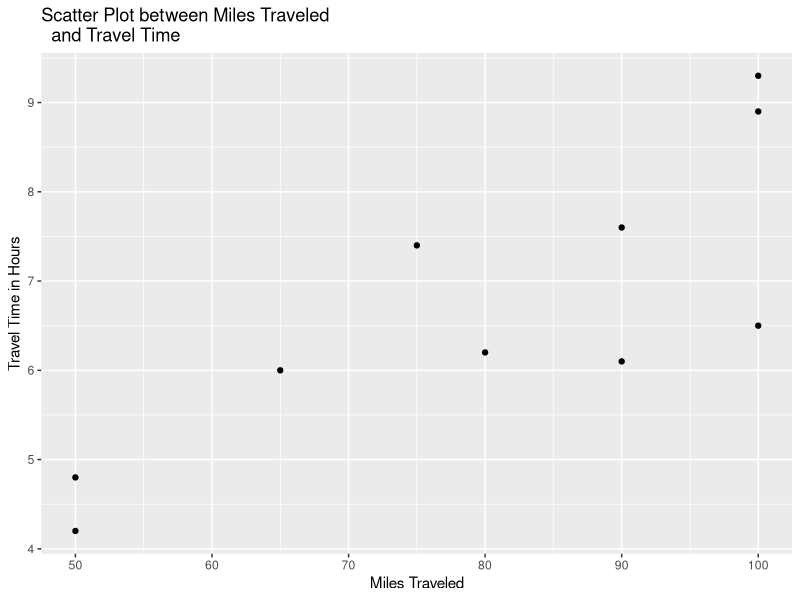

Generate this figure with R:
                                     # Page no. : 646 - 647

# Least Squares Method

driving_assignment <- c(1,2,3,4,5,6,7,8,9,10)
x <- c(100,50,100,100,50,80,75,65,90,90)   # Miles Traveled
y <- c(9.3,4.8,8.9,6.5,4.2,6.2,7.4,6.0,7.6,6.1)   # Travel Time (hours)

DF <- data.frame(driving_assignment, x ,y)

# Install Library if not installed

# install.packages("ggpolt2")

# Import Library

library(ggplot2) 

ggplot(DF,aes(x, y)) + geom_point() +labs(title = "Scatter Plot between Miles Traveled 
  and Travel Time", x = "Miles Traveled", y = "Travel Time in Hours")

                                   # Page no. : 647 - 648

model <- lm(y ~ x, data = DF)
summ <- summary(model)
summ

b0 <- model$coefficients[1]
b1 <- model$coefficients[2]

cat("Linear Regression Equation is y_cap =",b0,"+",b1,"x1")

# F Test

fval <- summ$fstatistic[1]

# Upper Tail Test

# P-value Approach

alpha <- 0.05

pval <- summ$coefficients[8]  # P-value

if(pval >= alpha)
{
  cat("Since pval",pval,"is greater than or equal to 0.01 therefore we cannot reject the Null Hypothesis")
} else{
  cat("Since pval",pval,"is less than 0.05 therefore we can reject the Null Hypothesis")
  
}
